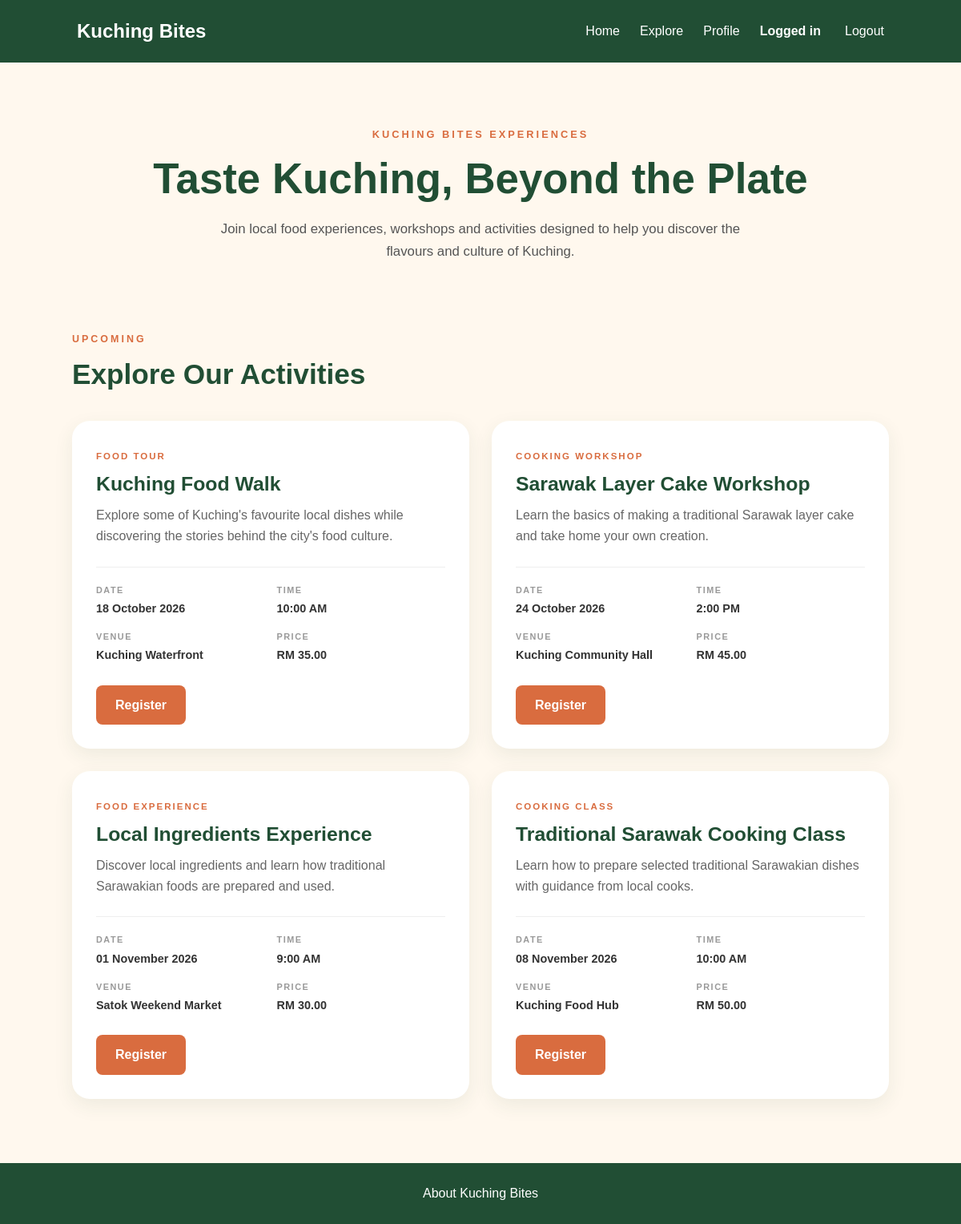
Screenshot of /activities.php (signed in) with the database file from the repository.
### tables this page shows
CREATE TABLE `activity_table` (
  `id` int(11) NOT NULL,
  `activity_name` varchar(100) NOT NULL,
  `activity_type` varchar(50) NOT NULL,
  `description` text NOT NULL,
  `date` date NOT NULL,
  `time` time NOT NULL,
  `venue` varchar(100) NOT NULL,
  `price` decimal(10,2) NOT NULL
);

### activities.php (the view, shortened to what this page needs)
<?php
require_once "db.php";
$sql = "SELECT * FROM activity_table ORDER BY date ASC, time ASC";
$result = $conn->query($sql);
?>
<!DOCTYPE html>
<html lang="en">
<head>
    <link rel="stylesheet" href="style/style.css?v=1">
</head>
<body class="activities-page">
    <header class="navbar">
        <h1 class="logo">
            Kuching Bites
        </h1>
        <nav>
            <a href="index.php">Home</a>
            <a href="main_menu.php">Explore</a>
            <a href="profile.php">Profile</a>
            <span class="nav-user">
                Logged in
            </span>
            <a href="logout.php">Logout</a>
        </nav>
    </header>
    <main>
        <section class="activities-intro">
            <p class="activities-label">
                KUCHING BITES EXPERIENCES
            </p>
            <h2>
                Taste Kuching, Beyond the Plate
            </h2>
            <p>
                Join local food experiences, workshops and activities
                designed to help you discover the flavours and culture
                of Kuching.
            </p>
        </section>
        <section class="activities-section">
            <div class="section-heading">
                <p>
                    UPCOMING
                </p>
                <h2>
                    Explore Our Activities
                </h2>
            </div>
            <div class="activities-grid">
                <?php if ($result->num_rows > 0): ?>
                    <?php while ($activity = $result->fetch_assoc()): ?>
                        <?php
                        $activityName = htmlspecialchars($activity["activity_name"]);
                        $activityType = htmlspecialchars($activity["activity_type"]);
                        $description = htmlspecialchars($activity["description"]);
                        $venue = htmlspecialchars($activity["venue"]);
                        $activityDate = date(
                            "d F Y",
                            strtotime($activity["date"])
                        );
                        $activityTime = date(
                            "g:i A",
                            strtotime($activity["time"])
                        );
                        $activityPrice = number_format(
                            (float) $activity["price"],
                            2
                        );
                        ?>
                        <article class="activity-card">
                            <div class="activity-card-top">
                                <span class="activity-type">
                                    <?php echo $activityType; ?>
                                </span>
                                <h3>
                                    <?php echo $activityName; ?>
                                </h3>
                                <p>
                                    <?php echo $description; ?>
                                </p>
                            </div>
                            <div class="activity-details">
                                <div class="activity-detail">
                                    <span>DATE</span>
                                    <strong>
                                        <?php echo $activityDate; ?>
                                    </strong>
                                </div>
                                <div class="activity-detail">
                                    <span>TIME</span>
                                    <strong>
                                        <?php echo $activityTime; ?>
                                    </strong>
                                </div>
                                <div class="activity-detail">
                                    <span>VENUE</span>
                                    <strong>
                                        <?php echo $venue; ?>
                                    </strong>
                                </div>
                                <div class="activity-detail">
                                    <span>PRICE</span>
                                    <strong>
                                        RM <?php echo $activityPrice; ?>
                                    </strong>
                                </div>
                            </div>
                            <a
                                href="activity_reg.php?activity=<?php echo (int) $activity["id"]; ?>"
                                class="btn btn-primary activity-btn"
                            >
                                Register
                            </a>
                        </article>
                    <?php endwhile; ?>
                <?php endif; ?>
            </div>
        </section>
    </main>
    <footer>
        <a href="about.php">
            About Kuching Bites
        </a>
    </footer>
</body>
</html>

### style/style.css (style rules this page uses)
* { box-sizing: border-box; margin: 0; padding: 0; }
body { font-family: Arial, sans-serif; background-color: #fff8ee; color: #242424; line-height: 1.6; min-height: 100vh; display: flex; flex-direction: column; }
main { flex: 1; }
.navbar { display: flex; justify-content: space-between; align-items: center; padding: 20px 8%; background-color: #214e34; }
.logo { color: white; font-size: 1.5rem; }
.navbar nav { display: flex; gap: 25px; }
.navbar a { color: white; text-decoration: none; }
.btn { display: inline-block; padding: 12px 24px; border-radius: 8px; text-decoration: none; font-weight: bold; transition: transform 0.25s ease, box-shadow 0.25s ease, background-color 0.25s ease; }
.btn-primary { background-color: #d96c3f; color: white; }
footer { padding: 25px; text-align: center; background-color: #214e34; }
footer a { color: white; text-decoration: none; }
.activities-page { background-color: #fff8ee; }
.activities-intro { max-width: 900px; margin: 0 auto; padding: 80px 40px 55px; text-align: center; }
.activities-label { color: #d96c3f; font-size: 0.8rem; font-weight: bold; letter-spacing: 3px; margin-bottom: 15px; }
.activities-intro h2 { color: #214e34; font-size: 3.3rem; line-height: 1.1; margin-bottom: 20px; }
.activities-intro > p:last-child { max-width: 680px; margin: 0 auto; color: #555; font-size: 1.05rem; line-height: 1.7; }
.activities-section { max-width: 1100px; margin: 0 auto; padding: 30px 40px 80px; }
.section-heading { margin-bottom: 30px; }
.section-heading p { color: #d96c3f; font-size: 0.78rem; font-weight: bold; letter-spacing: 3px; margin-bottom: 5px; }
.section-heading h2 { color: #214e34; font-size: 2.2rem; }
.activities-grid { display: grid; grid-template-columns: repeat(2, 1fr); gap: 28px; }
.activity-card { background-color: white; border-radius: 22px; padding: 30px; box-shadow: 0 8px 25px rgba(33, 78, 52, 0.08); transition: transform 0.25s ease, box-shadow 0.25s ease; display: flex; flex-direction: column; }
.activity-type { display: inline-block; color: #d96c3f; font-size: 0.72rem; font-weight: bold; letter-spacing: 2px; margin-bottom: 10px; }
.activity-card h3 { color: #214e34; font-size: 1.55rem; line-height: 1.2; margin-bottom: 12px; }
.activity-card-top p { color: #666; line-height: 1.6; margin-bottom: 25px; }
.activity-details { display: grid; grid-template-columns: 1fr 1fr; gap: 15px; border-top: 1px solid #eee; padding-top: 20px; margin-bottom: 25px; }
.activity-detail { display: flex; flex-direction: column; gap: 3px; }
.activity-detail span { color: #999; font-size: 0.68rem; font-weight: bold; letter-spacing: 1.5px; }
.activity-detail strong { color: #333; font-size: 0.9rem; }
.activity-btn { align-self: flex-start; transition: transform 0.25s ease, background-color 0.25s ease; }
.nav-user { color: white; font-weight: 600; margin-right: 5px; }

### rows the page displays
activity_table: activity_type "FOOD TOUR", activity_name "Kuching Food Walk", description "Explore some of Kuching's favourite local dishes while discovering the stories behind the city's food culture.", date "18 October 2026", time "10:00 AM", venue "Kuching Waterfront", price "35.00"
activity_table: activity_type "COOKING WORKSHOP", activity_name "Sarawak Layer Cake Workshop", description "Learn the basics of making a traditional Sarawak layer cake and take home your own creation.", date "24 October 2026", time "2:00 PM", venue "Kuching Community Hall", price "45.00"
activity_table: activity_type "FOOD EXPERIENCE", activity_name "Local Ingredients Experience", description "Discover local ingredients and learn how traditional Sarawakian foods are prepared and used.", date "01 November 2026", time "9:00 AM", venue "Satok Weekend Market", price "30.00"
activity_table: activity_type "COOKING CLASS", activity_name "Traditional Sarawak Cooking Class", description "Learn how to prepare selected traditional Sarawakian dishes with guidance from local cooks.", date "08 November 2026", time "10:00 AM", venue "Kuching Food Hub", price "50.00"
